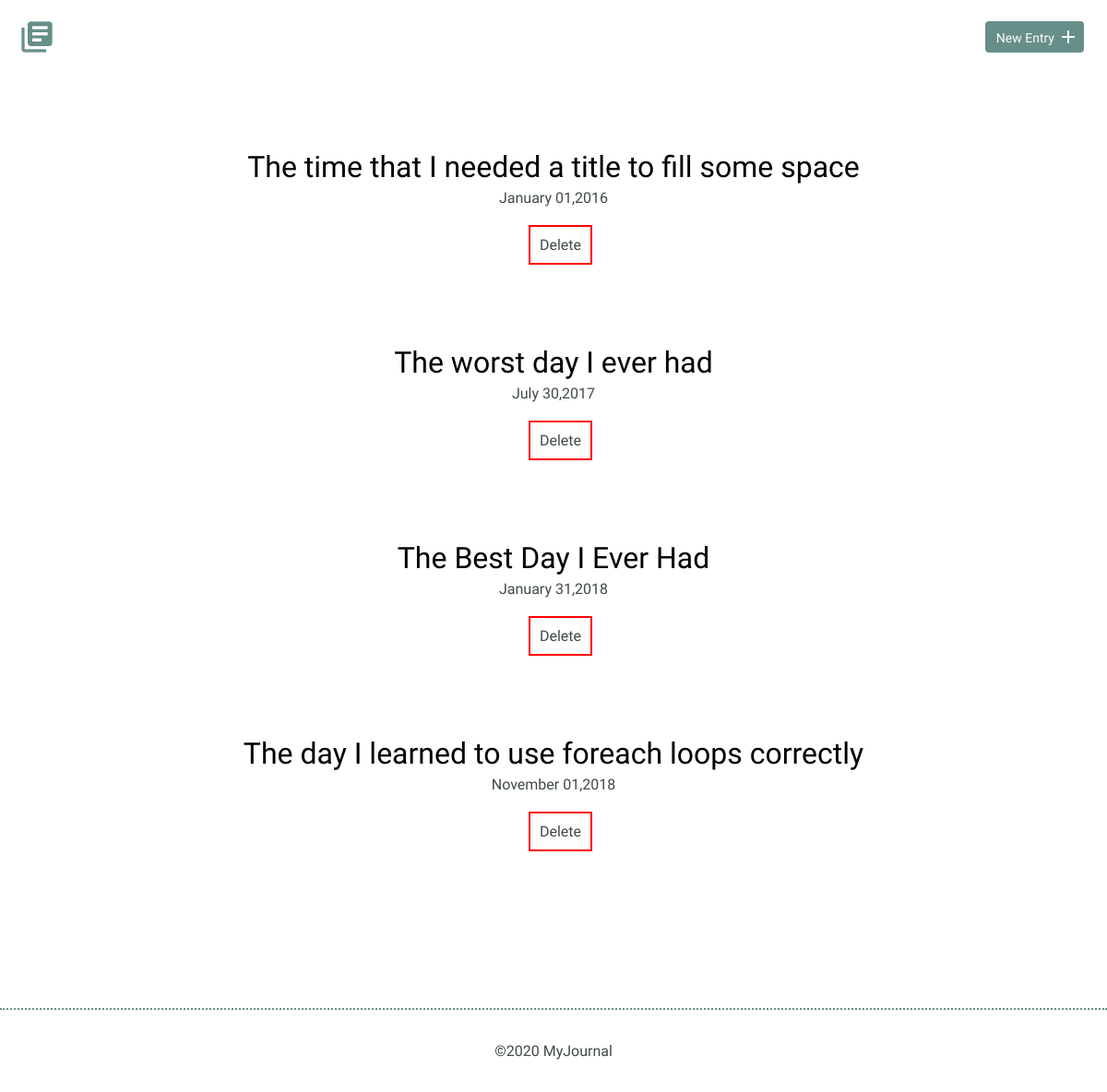
The page / on the database its author committed.
### tables this page shows
CREATE TABLE "entries" (
	"id"	INTEGER,
	"title"	TEXT,
	"date"	TEXT,
	"time_spent"	TEXT,
	"learned"	BLOB,
	"resources"	BLOB,
	"tags"	TEXT,
	PRIMARY KEY("id")
);

### inc/functions.php (called while the page is built, shortened)
<?php
  function get_entry_list() {
    include 'connection.php';
    try {
      $results = $db->query("SELECT id, title, date, time_spent, learned, resources, tags FROM entries ORDER BY date");
      return $results->fetchAll(PDO::FETCH_ASSOC);
    } catch (Exception $e) {
      echo "Error!: " . $e->getMessage() . "<br />";
      return array();
    }
  }

### index.php (the view, shortened to what this page needs)
<?php
  require('inc/header.php');
  require('inc/functions.php');
?>
  <section>
      <div class="container">
          <div class="entry-list">
            <?php
               $entries = get_entry_list();
               foreach($entries as $entry) {
                $written_date = date("F d,Y", strtotime($entry['date']));
                echo "<article>\n";
                echo  "<h2><a href='detail.php?id=".$entry['id']."'>".$entry['title']."</a></h2>\n";
                echo  "<time datetime='".$entry['date']."'>".$written_date."</time>\n";
                echo "<form method='post' action='index.php'>\n";
                echo "<input type='submit' class='button--delete' value='Delete' />\n";
                echo "</form>";
                echo "</article>\n";
               }
            ?>
          </div>
      </div>
  </section>
<?php require('inc/footer.php'); ?>

### inc/header.php (shortened to what this page needs)
<!DOCTYPE html>
<html>
    <head>
        <link rel="stylesheet" href="css/normalize.css">
        <link rel="stylesheet" href="css/site.css">
    </head>
    <body>
        <header>
            <div class="container">
                <div class="site-header">
                    <a class="logo" href="index.php"><i class="material-icons">library_books</i></a>
                    <a class="button icon-right" href="new.php"><span>New Entry</span> <i class="material-icons">add</i></a>
                </div>
            </div>
        </header>

### inc/footer.php
<footer>
            <div>
                &copy;<?php echo date("Y"); ?> MyJournal
            </div>
        </footer>
    </body>
</html>

### css/site.css (style rules this page uses)
body { font-size: 16px; color: #404a49; font-family: 'Cousine', serif; font-weight: 400; }
.container { margin: 0 auto; padding: 0 25px; }
header .site-header { margin: 0 auto; height: 95px; }
header .logo i { color: #678f89; margin: 20px 0 0 -5px; float: left; font-size: 40px; }
header .button { float: right; margin: 33px 0 0 0; }
footer { text-align: center; padding: 35px 0; border-top: 2px dotted #678f89; }
.button { padding: 8px 10px 6px 10px; background: #678f89; border: 2px solid #678f89; border-radius: 4px; text-decoration: none; color: #FFF; position: relative; text-align: center; font-size: 14px; }
.button.icon-right { padding-right: 30px; top: -10px; }
.button.icon-right i { position: absolute; top: 3px; right: 3px; }
h1, h2, h3 { margin: 0; font-weight: 400; line-height: 1em; color: #000; }
h2 { font-size: 32px; }
h2 a { text-decoration: none; color: #000; }
.entry-list, .edit-entry, .new-entry { max-width: 800px; margin: 0 auto; padding: 70px 0 150px 0; }
.entry-list article { margin-bottom: 70px; text-align: center; }
.entry-list article:last-child { margin-bottom: 0; }
.entry-list article h2 { margin-bottom: 8px; }
input[type=submit] { margin-right: 5px; }
.button--delete { margin: 20px; border: 2px solid red; padding: 10px; background-color: white; }

### rows shown on the page
entries: title "The time that I needed a title to fill some space", date "January 01,2016"
entries: title "The worst day I ever had", date "July 30,2017"
entries: title "The Best Day I Ever Had", date "January 31,2018"
entries: title "The day I learned to use foreach loops correctly", date "November 01,2018"
